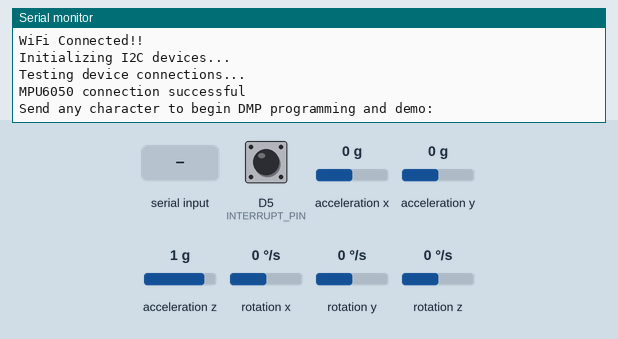
The sketch below on a simulated ESP8266 (NodeMCU). On the bench: the last lines printed to the serial monitor. Inputs (shaded band) come from the test bench; at power-on: acceleration z 1 g, acceleration x 0 g, acceleration y 0 g, rotation z 0 °/s, D5 (INTERRUPT_PIN) LOW, rotation x 0 °/s, rotation y 0 °/s. WiFi joins after 1.5 s; servers stay silent unless stated; uploads are accepted with an empty reply; the sensor or clock chip raises its interrupt line as the real part does.

Above: at 2.3 s.
2.4 s: "1" received over Serial
At 3.16 s:
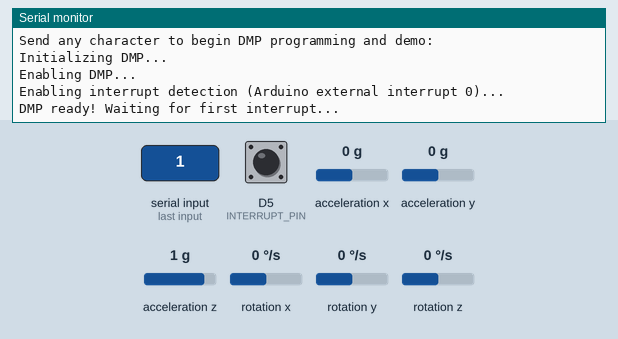
4.4 s: acceleration z set to -1.4 g
At 5.0 s:
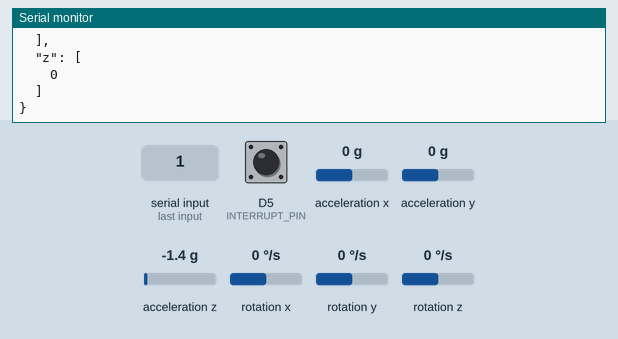
6.3 s: acceleration x set to -1.4 g
At 7.2 s:
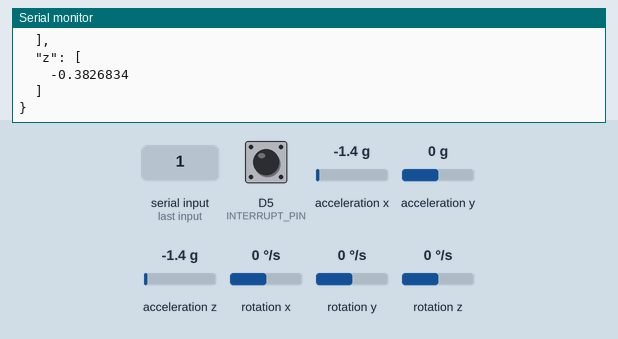
7.8 s: acceleration y set to -1.4 g
At 8.6 s:
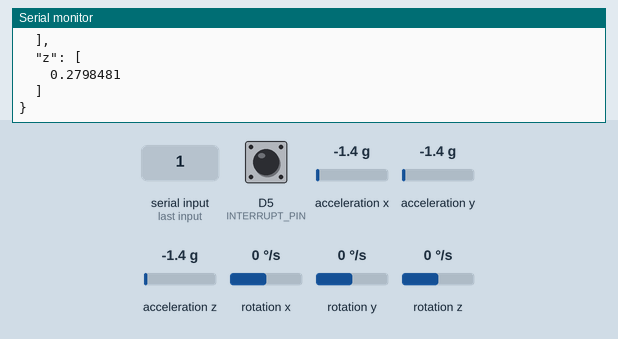
9.3 s: rotation z set to -192 °/s
At 10.3 s:
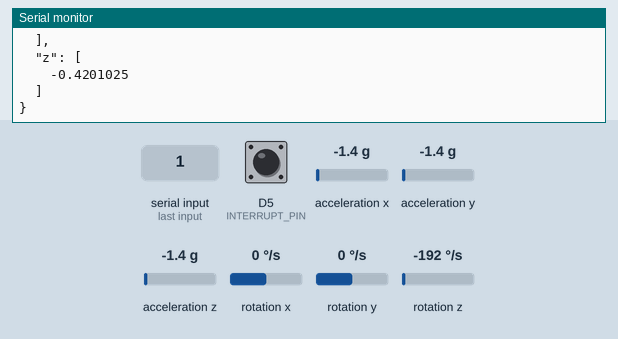
Timing chart, 0 to 11.8 s (numbered marks = the images above; inputs shaded):
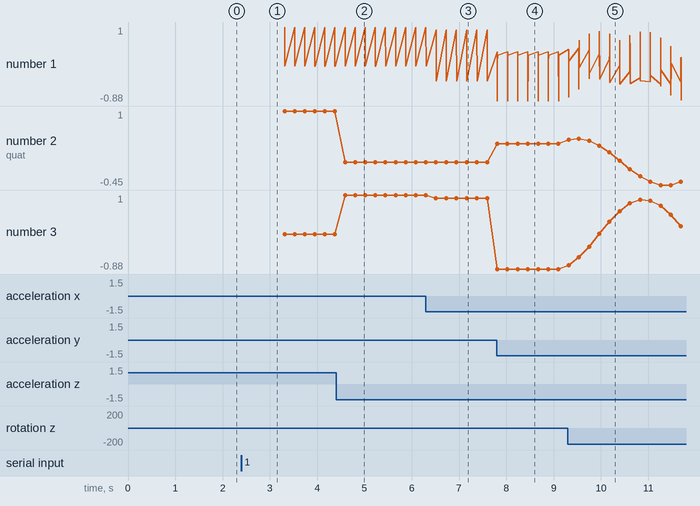

The sketch:

MPU6050_demo2.ino
```cpp
#include <ESP8266HTTPClient.h>
#include <ESP8266WiFi.h>
#include <I2Cdev.h>
// I2Cdev and MPU6050 must be installed as libraries, or else the .cpp/.h files
// for both classes must be in the include path of your project
#include <ArduinoJson.h>  // biblioteca JSON para sistemas embarcados
#include "MPU6050_6Axis_MotionApps20.h"
//#include "MPU6050.h" // not necessary if using MotionApps include file

// Arduino Wire library is required if I2Cdev I2CDEV_ARDUINO_WIRE implementation
// is used in I2Cdev.h
#if I2CDEV_IMPLEMENTATION == I2CDEV_ARDUINO_WIRE
    #include "Wire.h"
#endif


MPU6050 mpu;


// uncomment "OUTPUT_READABLE_QUATERNION" if you want to see the actual
// quaternion components in a [w, x, y, z] format (not best for parsing
// on a remote host such as Processing or something though)
#define OUTPUT_READABLE_QUATERNION

#define INTERRUPT_PIN D5  // use pin 2 on Arduino Uno & most boards
bool blinkState = false;

// MPU control/status vars
bool dmpReady = false;  // set true if DMP init was successful
uint8_t mpuIntStatus;   // holds actual interrupt status byte from MPU
uint8_t devStatus;      // return status after each device operation (0 = success, !0 = error)
uint16_t packetSize;    // expected DMP packet size (default is 42 bytes)
uint16_t fifoCount;     // count of all bytes currently in FIFO
uint8_t fifoBuffer[64]; // FIFO storage buffer

// orientation/motion vars
Quaternion q;           // [w, x, y, z]         quaternion container

const char* rpiHost = "120.105.129.111";   // server
//define WIFI SSID & PASSWORDS
const char* ssid = "TOTOLINK N500RD";
const char* passwords = "";

volatile bool mpuInterrupt = false;     // indicates whether MPU interrupt pin has gone high
void dmpDataReady() {
    mpuInterrupt = true;
}
//WiFiClient client;

void setup() {
    // initialize serial communication
    // (115200 chosen because it is required for Teapot Demo output, but it's
    // really up to you depending on your project)
    Serial.begin(115200);
    while (!Serial); // wait for Leonardo enumeration, others continue immediately

    // Connect to wifi
    WiFi.begin("TOTOLINK N500RD","79461382");
    Serial.println("");
    while(WiFi.status() != WL_CONNECTED){
      delay(100);
      Serial.print(".");
      }
      Serial.println("");
      Serial.println("WiFi Connected!!");
    // join I2C bus (I2Cdev library doesn't do this automatically)
    #if I2CDEV_IMPLEMENTATION == I2CDEV_ARDUINO_WIRE
        Wire.begin(D2,D1);
        Wire.setClock(400000); // 400kHz I2C clock. Comment this line if having compilation difficulties
    #elif I2CDEV_IMPLEMENTATION == I2CDEV_BUILTIN_FASTWIRE
        Fastwire::setup(400, true);
    #endif

    // NOTE: 8MHz or slower host processors, like the Teensy @ 3.3v or Ardunio
    // Pro Mini running at 3.3v, cannot handle this baud rate reliably due to
    // the baud timing being too misaligned with processor ticks. You must use
    // 38400 or slower in these cases, or use some kind of external separate
    // crystal solution for the UART timer.

    // initialize device
    Serial.println(F("Initializing I2C devices..."));
    mpu.initialize();
    pinMode(INTERRUPT_PIN, INPUT);

    // verify connection
    Serial.println(F("Testing device connections..."));
    Serial.println(mpu.testConnection() ? F("MPU6050 connection successful") : F("MPU6050 connection failed"));

    // wait for ready
    Serial.println(F("\nSend any character to begin DMP programming and demo: "));
    while (Serial.available() && Serial.read()); // empty buffer
    while (!Serial.available());                 // wait for data
    while (Serial.available() && Serial.read()); // empty buffer again

    // load and configure the DMP
    Serial.println(F("Initializing DMP..."));
    devStatus = mpu.dmpInitialize();

    // supply your own gyro offsets here, scaled for min sensitivity
    mpu.setXGyroOffset(220);
    mpu.setYGyroOffset(76);
    mpu.setZGyroOffset(-85);
    mpu.setZAccelOffset(1788); // 1688 factory default for my test chip

    // make sure it worked (returns 0 if so)
    if (devStatus == 0) {
        // turn on the DMP, now that it's ready
        Serial.println(F("Enabling DMP..."));
        mpu.setDMPEnabled(true);

        // enable Arduino interrupt detection
        Serial.println(F("Enabling interrupt detection (Arduino external interrupt 0)..."));
        attachInterrupt(digitalPinToInterrupt(INTERRUPT_PIN), dmpDataReady, RISING);
        mpuIntStatus = mpu.getIntStatus();

        // set our DMP Ready flag so the main loop() function knows it's okay to use it
        Serial.println(F("DMP ready! Waiting for first interrupt..."));
        dmpReady = true;

        // get expected DMP packet size for later comparison
        packetSize = mpu.dmpGetFIFOPacketSize();
    }
    else {
        // ERROR!
        // 1 = initial memory load failed
        // 2 = DMP configuration updates failed
        // (if it's going to break, usually the code will be 1)
        Serial.print(F("DMP Initialization failed (code "));
        Serial.print(devStatus);
        Serial.println(F(")"));
    }
}

void loop() {
    // if programming failed, don't try to do anything
    if (!dmpReady) return;

    // wait for MPU interrupt or extra packet(s) available
    while (!mpuInterrupt && fifoCount < packetSize) {
        // other program behavior stuff here
        // .
        // .
        // .
        // if you are really paranoid you can frequently test in between other
        // stuff to see if mpuInterrupt is true, and if so, "break;" from the
        // while() loop to immediately process the MPU data
        // .
        // .
        // .
    }

    // reset interrupt flag and get INT_STATUS byte
    mpuInterrupt = false;
    mpuIntStatus = mpu.getIntStatus();

    // get current FIFO count
    fifoCount = mpu.getFIFOCount();

    // check for overflow (this should never happen unless our code is too inefficient)
    if ((mpuIntStatus & 0x10) || fifoCount == 1024) {
        // reset so we can continue cleanly
        Serial.print("FIFO Overflow!!!!\t");
        mpu.resetFIFO();


    // otherwise, check for DMP data ready interrupt (this should happen frequently)
    } else if (mpuIntStatus & 0x02) {
        // wait for correct available data length, should be a VERY short wait
        while (fifoCount < packetSize) fifoCount = mpu.getFIFOCount();

        // read a packet from FIFO
        mpu.getFIFOBytes(fifoBuffer, packetSize);

        // track FIFO count here in case there is > 1 packet available
        // (this lets us immediately read more without waiting for an interrupt)
        fifoCount -= packetSize;

        #ifdef OUTPUT_READABLE_QUATERNION
            // display quaternion values in easy matrix form: w x y z
            StaticJsonBuffer<300> jsonBuffer;
            JsonObject& JSONencoder = jsonBuffer.createObject();
            JsonArray& w = JSONencoder.createNestedArray("w");
            JsonArray& x = JSONencoder.createNestedArray("x");
            JsonArray& y = JSONencoder.createNestedArray("y");
            JsonArray& z = JSONencoder.createNestedArray("z");

            mpu.dmpGetQuaternion(&q, fifoBuffer);
            Serial.print("quat\t");
            Serial.print(q.w);
            Serial.print("\t");
            Serial.print(q.x);
            Serial.print("\t");
            Serial.print(q.y);
            Serial.print("\t");
            Serial.println(q.z);
            w.add(q.w);
            x.add(q.x);
            y.add(q.y);
            z.add(q.z);

            char JSONmessageBuffer[300];
            JSONencoder.prettyPrintTo(JSONmessageBuffer, sizeof(JSONmessageBuffer));
            Serial.println(JSONmessageBuffer);

            HTTPClient http;    //Declare object of class HTTPClient
            http.begin("http://anteph.pythonanywhere.com/postjson");      //Specify request destination
            http.addHeader("Content-Type", "application/json");  //Specify content-type header

            int httpCode = http.POST(JSONmessageBuffer);   //Send the request
            String payload = http.getString();                                        //Get the response payload

            Serial.println(httpCode);   //Print HTTP return code
            Serial.println(payload);    //Print request response payload

            http.end();  //Close connection


        #endif


    }
}

/*
void makePOST()
{
  if(!client.connect(rpiHost,80))     //Here connect to the server
  {
    Serial.println("Could not connect to server!\n");
  }
  else
  {
    Serial.println("Connected to server");
    // Make HTTP POST request
    client.println("POST /test HTTP/1.1");
    client.println("Content-Type: application/json");
    client.print("Content-Length: *");
    client.println(JSONencoder.length());
    client.println();
    client.println(JSONencoder);
  }
  if(client.connected()){
    client.stop();
  }
}*/
```

Measured:
- after the input at 2.4 s, the serial monitor: prints a new line at once (image 1)
- after the input at 4.4 s, the serial monitor: prints a new line after 0.19 s (image 2)
- after the input at 6.3 s, the serial monitor: prints a new line after 0.21 s (image 3)
- after the input at 7.8 s, the serial monitor: prints a new line at once (image 4)
- after the input at 9.3 s, the serial monitor: prints a new line at once (image 5)
- plotted number 1: 1 → -0.38 after the input at 6.3 s, -0.38 → 0.28 after the input at 7.8 s, 0.28 → 0.24 after the input at 9.3 s
- plotted number 2: 0 → 0.36 after the input at 7.8 s, 0.36 → -0.39 after the input at 9.3 s
- plotted number 3: 1 → 0.92 after the input at 6.3 s, 0.92 → -0.88 after the input at 7.8 s, -0.88 → 0.21 after the input at 9.3 s
